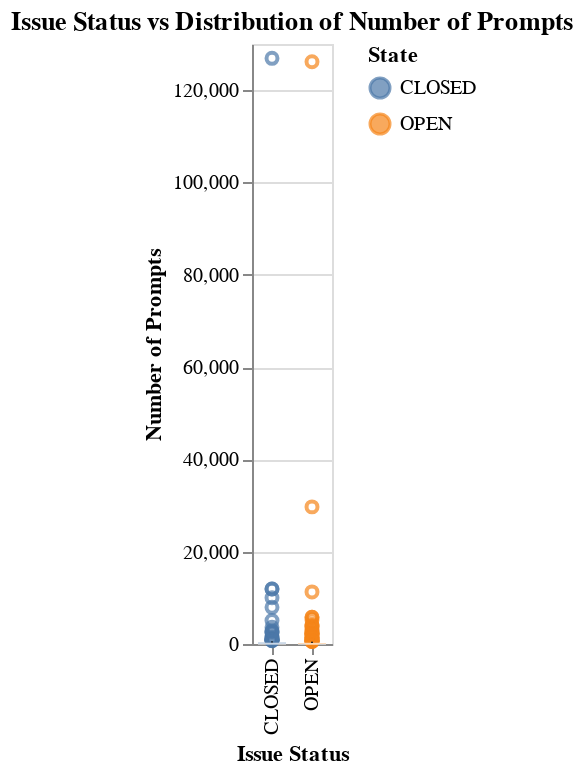

The notebook cell this image was saved under:
### Code cell
import altair as alt

conversations = df.copy()
conversations = conversations[['conversation_id', 'State', 'numPrompts']].drop_duplicates()

# Create box plot
chart = alt.Chart(conversations).mark_boxplot().encode(
    x=alt.X('State:N', title='Issue Status'),
    y=alt.Y('numPrompts:Q', title='Number of Prompts'),
    color='State',  # Color by Issue_Status (open/closed)
    tooltip=['State', 'numPrompts']  # Add tooltips for better interactivity
).properties(
    title="Issue Status vs Distribution of Number of Prompts"
)

chart.show()

### Figure 1 — Vega-Lite specification as saved in the notebook (floating-point values rounded to 4 significant figures; data arrays with more than 128 entries replaced by an {"elided": "..."} marker saying what was removed)
{"config": {"view": {"continuousWidth": 300, "continuousHeight": 300}}, "data": {"name": "data-823170f78c30e7b0e733bc57700a7e3b"}, "mark": {"type": "boxplot"}, "encoding": {"color": {"field": "State", "type": "nominal"}, "tooltip": [{"field": "State", "type": "nominal"}, {"field": "numPrompts", "type": "quantitative"}], "x": {"field": "State", "title": "Issue Status", "type": "nominal"}, "y": {"field": "numPrompts", "title": "Number of Prompts", "type": "quantitative"}}, "title": "Issue Status vs Distribution of Number of Prompts", "$schema": "https://vega.github.io/schema/vega-lite/v5.20.1.json", "datasets": {"data-823170f78c30e7b0e733bc57700a7e3b": {"elided": "313 records"}}}
